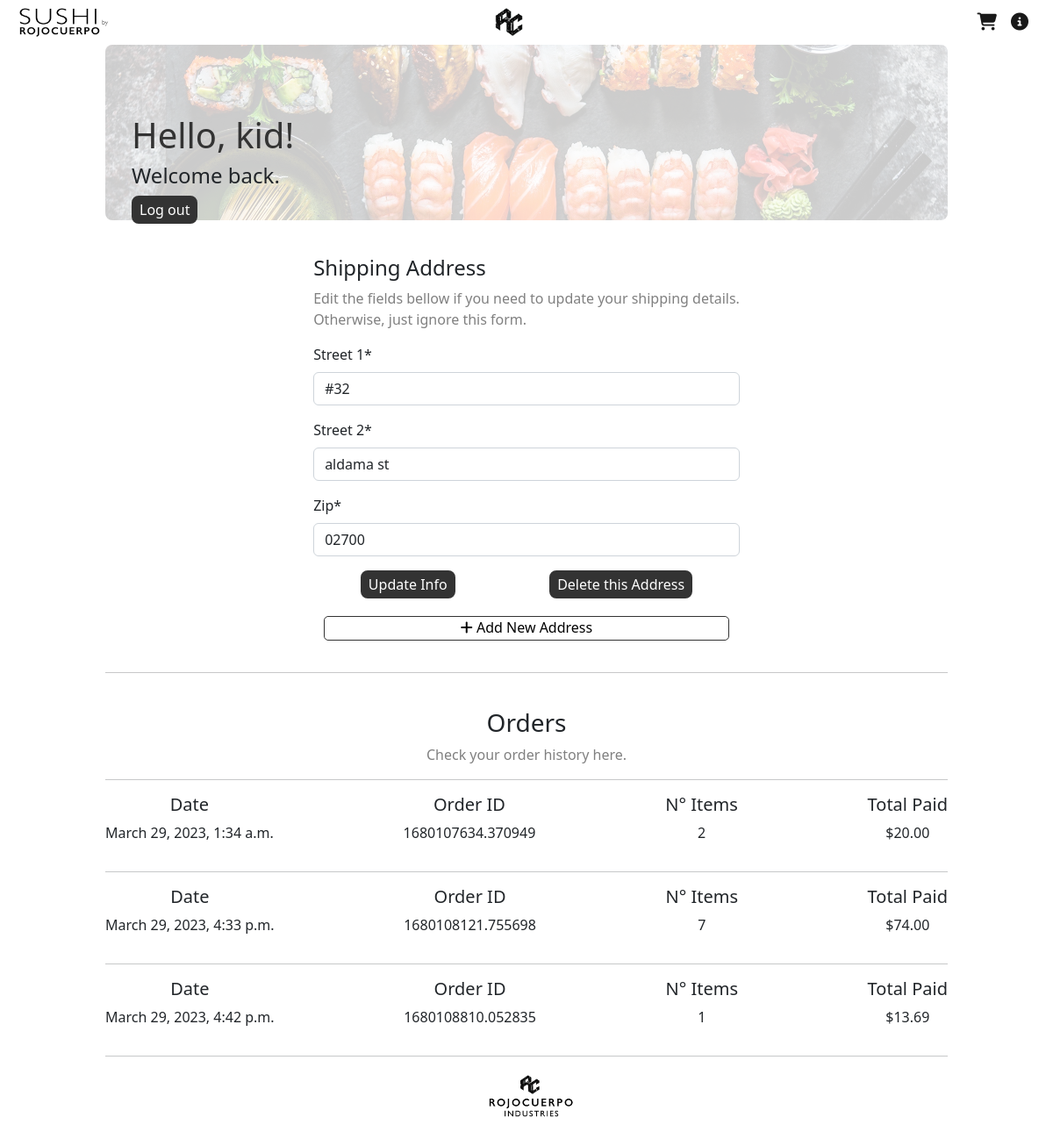
Before: /dashboard (signed in) with the older database file.
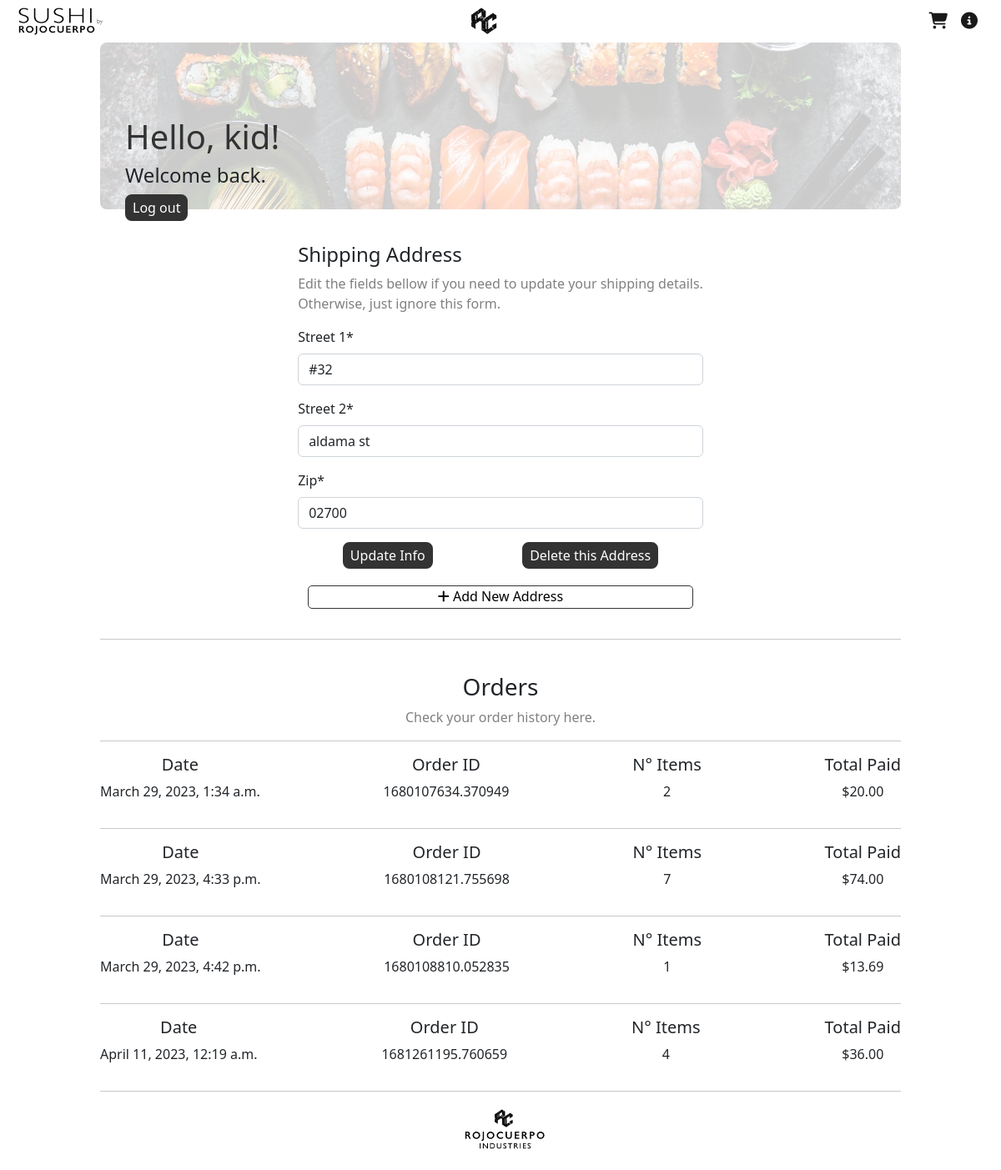
After: the same page with the newer database file.
### main/models.py (models this page shows, shortened)
class ShippingAddress(models.Model):
    customer = models.ForeignKey(User, on_delete=models.CASCADE, blank=True, null=True)
    street_1 = models.CharField(max_length=100, null=False, unique=False)
    street_2 = models.CharField(max_length=100, null=False, unique=False)
    zip = models.CharField(max_length=100, null=False, unique=False)
    date = models.DateTimeField(auto_now_add=True)

class Order(models.Model):
    customer = models.ForeignKey(User, on_delete=models.CASCADE, blank=True, null=True)
    complete = models.BooleanField(default=False, null=True, blank=True)
    order_id = models.CharField(max_length=200)
    date = models.DateTimeField(auto_now_add=True)
    @property
    def get_total_price(self):
        items = self.orderitem_set.all()
        total = sum([float(item.get_total) for item in items])
        return "{:.2f}".format(total)
    @property
    def get_total_items(self):
        items = self.orderitem_set.all()
        total = sum([item.quantity for item in items])
        return total

class OrderItem(models.Model):
    product = models.ForeignKey(Product, on_delete=models.SET_NULL, blank=True, null=True)
    order = models.ForeignKey(Order, on_delete=models.SET_NULL, blank=True, null=True)
    quantity = models.IntegerField(default=0, null=True, blank=True)
    date = models.DateTimeField(auto_now_add=True)
    @property
    def get_total(self):
        total = self.product.price * self.quantity
        return "{:.2f}".format(total)

class Product(models.Model):
    name = models.CharField(max_length=200)
    description = models.TextField()
    price = models.DecimalField(max_digits=7, decimal_places=2)
    img = models.ImageField(null=False, blank=True, upload_to='products/', default=None)
    tag = models.ManyToManyField(Tag, blank=True, related_name='product')
    slug = models.SlugField(max_length=50, unique=True, default=None)
    featured = models.BooleanField(default=False)
    stripe_price_id = models.CharField(max_length=2000, null=True)

### main/views.py (the view)
# urls.py: path('dashboard', v.dashboard, name="dashboard"),
def dashboard(request):
    context = {}
    if request.user.is_authenticated:
        customer = request.user
        orders = m.Order.objects.filter(customer=customer, complete=True)
        context['orders'] = orders
        if request.POST:
            shipping_form = f.ShippingForm(request.POST)
            if shipping_form.is_valid():
                new_address = m.ShippingAddress(
                    customer=request.user,
                    street_1=shipping_form['street_1'].data,
                    street_2=shipping_form['street_2'].data,
                    zip=shipping_form['zip'].data
                )
                new_address.save()
            return redirect(reverse('dashboard'))
        else:
            try:
                address = m.ShippingAddress.objects.filter(customer=request.user.id)
                if len(address) > 1:
                    shipping_form = f.ShippingForm()
                    context['shipping_form'] = shipping_form
                    context['multiple_address'] = address
                    return render(request, "main/dashboard.html", context=context)
                if len(address) == 1:
                    data = {'street_1': address[0].street_1,
                            'street_2': address[0].street_2,
                            'zip': address[0].zip}
                    shipping_form = f.ShippingForm(data)
                    context['shipping_form'] = shipping_form
                    context['single_address'] = address[0]
                    return render(request, "main/dashboard.html", context=context)
                else:
                    shipping_form = f.ShippingForm()
                    context['no_address'] = True
                    context['shipping_form'] = shipping_form
                    return render(request, "main/dashboard.html", context=context)
            except Exception as e:
                print(e)
            return render(request, "main/dashboard.html", context=context)
    else:
        return redirect(reverse('home'))

### main/forms.py
class ShippingForm(forms.ModelForm):
    class Meta:
        model = m.ShippingAddress
        fields = ['street_1', 'street_2', 'zip']
        labels = {
            'street_1': _('Street 1'),
            'street_2': _('Street 2'),
            'zip': _('Zip')
        }

### main/templates/main/dashboard.html (shortened to what this page needs)
{% extends 'base.html' %}
{% load static %}
{% load crispy_forms_tags %}
{% block icons %}
    <li class="nav-item ms-auto" >
        <a class="navbar-brand" style="" href="{% url 'cart' %}">
            <i class="fa-solid fa-cart-shopping"></i>
        </a>
    </li>
    <li class="nav-item ms-auto" >
        <a class="navbar-brand" style="" href="{% url 'about' %}">
            <i class="fa-solid fa-circle-info"></i>
        </a>
    </li>
{% endblock %}
{% block body %}
<div class="main-container">
    <div class="register-presentation-img-container">
        <img class="register-img" src="{% static 'images/cover.jpeg' %}">
        <div class="presentation-text">
            <h1 class="display-fonts">
                Hello, {{user.first_name}}!
            </h1>
             {% if messages %}
                    {% for message in messages %}
                    <h4 class="{{message.tags}}">{{ message }}</h4>
                    {% endfor %}
            {% else %}
            <h4>
                Welcome back.
            </h4>
            {% endif %}
            <div class="log-out-button-container" >
                <a href="{% url 'logout' %}" >
                    <button type="button" class="logout-button" >Log out</button>
                </a>
            </div>
        </div>
    </div>
</div>
{% if single_address %}
    <div class="main-container">
        <div class="checkout-billing-info-container">
            <div class="register-form-pt2">
                <h4>
                    Shipping Address
                </h4>
                <p style="color: grey;">
                    Edit the fields bellow if you need to update your
                    shipping details.
                    <br>
                    Otherwise, just ignore this form.
                </p>
                <form id="form" method="post" action="{% url 'dashboard' %}">
                    {{ shipping_form|crispy }}
                </form>
                <div class="dashboard-address-buttons">
                    <button form="form" type="submit" class="add-button"> Update Info </button>
                    <button class="danger" onclick="deleteAddress({{ single_address.id }})"> Delete this Address </button>
                </div>
                <div class="add-new-address-container">
                    <button class="save" onclick="openPopUp()"> <i class="fa-solid fa-plus"></i> Add New Address </button>
                </div>
            </div>
        </div>
    </div>
{% endif %}
<div class="main-container">
    <hr>
    <div class="check-orders-container">
        <h3>
            Orders
        </h3>
        <p style="color: grey;">
            Check your order history here.
        </p>
        <hr>
        {% for i in orders %}
        <div class="orders-container">
            <div>
                <h5>Date</h5>
                <p>{{ i.date }}</p>
            </div>
            <div>
                <h5>Order ID</h5>
                <p>{{ i.order_id }}</p>
            </div>
            <div>
                <h5>N° Items</h5>
                <p>{{ i.get_total_items }}</p>
            </div>
            <div>
                <h5>Total Paid</h5>
                <p>${{ i.get_total_price }}</p>
            </div>
        </div>
        <hr>
        {% endfor %}
    </div>
</div>
{% endblock %}

### templates/base.html (shortened to what this page needs)
<!DOCTYPE html>
{% load static %}
{% load crispy_forms_tags %}
<html lang="en">
<head>
    <link rel="stylesheet" href="{% static 'css/styles.css' %}">
    <link href="https://cdn.jsdelivr.net/npm/bootstrap@5.2.1/dist/css/bootstrap.min.css" rel="stylesheet"
>
</head>
<body style="min-height: 100vh;
            display: flex;
            flex-direction: column;">
<nav class="navbar navbar-expand-lg bg-white sticky-top">
  <div class="container-fluid">
      <div class="title-navbar">
          <a class="nav-link active link-for-title-navbar" href="{% url 'home' %}">
                <div class="navbar-sushi-img">
                    <img class="sushi-img" src="{% static 'images/sushi.jpg' %}">
                </div>
          </a>
      </div>
      <img src="{% static 'images/monogram-smol.png' %}" class="monogram">
     <div class="collapse navbar-collapse ms-auto" id="navbarNav">
        <ul class="navbar-nav ms-auto" style="align-items: center; display: flex;">
            {% block icons %}
            {% endblock %}
        </ul>
     </div>
  </div>
</nav>
{% block body %}
{% endblock %}
</body>
<footer class="mt-auto">
    <div class="footer-div">
        <img class="footer-img" src="{% static 'images/rci.png' %}">
    </div>
   </footer>
</html>

### static/css/styles.css (style rules this page uses)
.title-navbar { display: flex; flex-direction: row; justify-content: space-between; width: 50px; }
.link-for-title-navbar { margin-left: 8px; }
.navbar-sushi-img { width: 105px; }
.sushi-img { width: 100%; }
.monogram { height: 32px; position: absolute; left:47% }
.mt-auto { display:flex; justify-content: center; }
.footer-div { display: flex; align-items: flex-end text-align: center; width: 90px; margin-bottom: 20px; }
.footer-img { width: 100px; }
.main-container { margin: 0% 10% 0% 10%; }
.display-fonts { color: #333 }
.add-button { background: #333; color: white; border-color: #333; border: #333 solid; border-radius: 8px; }
.register-presentation-img-container { width: 100%; height: 200px; }
.register-img { border-radius: 8px; opacity: 0.2; width: 100%; height: 200px; object-fit: cover; }
.presentation-text { padding-left: 30px; width: 70%; overflow: hidden; position: absolute; top: 10%; }
.log-out-button-container { height: 50px; }
.logout-button { background: #333; color: white; border: #333 solid; border-radius: 8px; }
.check-orders-container { text-align: center; margin-top: 40px; }
.dashboard-address-buttons { display: flex; justify-content: space-around; }
.checkout-billing-info-container { margin-top: 40px; }
.add-new-address-container { margin-top: 20px; text-align: center; }
.orders-container { display: flex; justify-content: space-between; flex-wrap: wrap; }
button.danger { cursor: pointer; position: relative; color: white; background: #333; border-radius: 5px; border: solid #333; border-radius: 8px; }
.save { margin: 0px 0px 20px 0px; width: 95%; border: solid #333; border-width: thin; }
button.save { cursor: pointer; position: relative; background: white; border-radius: 5px; border-color: #333; padding: 0 5px; padding-bottom: 2px; }
.checkout-billing-info-container { display: flex; flex-wrap: wrap; justify-content: space-around; }

Changed rows visible on the page:
now on this page (row edited): Order: date "April 11, 2023, 12:19 a.m.", order_id "1681261195.760659", get_total_items "4", get_total_price "36.00"
